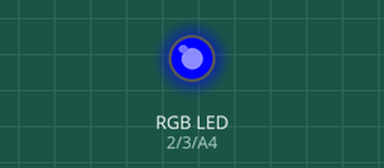
The sketch below on a simulated Arduino Uno, built with avr-gcc and run on an emulated ATmega328P. Shown: an RGB LED mixed from three pins (HIGH = lit).

Above: at 0.1 s.
Timing chart, 0 to 1.6 s (numbered marks = the images above):
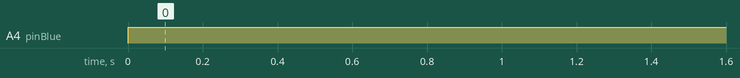

The sketch:

rgb-led3.ino
```cpp
//
int pinRed = 2;
int pinGreen = 3;
int pinBlue = A4;

//
int redVal;
int greenVal;
int blueVal;

// the setup function runs once when you press reset or power the board
void setup() {
  //
  pinMode(pinBlue, OUTPUT);
  pinMode(pinGreen, OUTPUT);
  pinMode(pinRed, OUTPUT);
}

/*
void setColor(int redValue, int greenValue, int blueValue) {
  digitalWrite(pinRed, redValue);
  analogWrite(pinGreen, greenValue);
  analogWrite(pinBlue, blueValue);
}*/

// the loop function runs over and over again forever
void loop() {

  //#define delayTime 5 //

analogWrite(A4, 255);
  /*
  for (int i=0; i<255; i++){
    analogWrite(pinBlue, i);
    delay(10);

    }

    /*
    for (int i=255; i>0; i--){
    analogWrite(pinRed, i);
    delay(1000);

    }
    */

    /*for (int i=0;i<255;i+=1){
    greenVal -= 1;
    blueVal += 1;
    analogWrite(pinGreen, greenVal);
    analogWrite(pinBlue, blueVal);
    delay(delayTime);

    }

    redVal = 0;
    greenVal = 0;
    blueVal = 255;

    for (int i=0;i<255;i+=1){
    blueVal -= 1;
    redVal += 1;
    analogWrite(pinBlue, blueVal);
    analogWrite(pinRed, redVal);
    delay(delayTime);

    }*/

  //digitalWrite(pinRed, HIGH);
  //digitalWrite(pinBlue, HIGH);
  //digitalWrite(pinGreen, HIGH);
  //delay(1000);
  /*delay(1000);
  setColor(0, 255, 0); // Green Color
  delay(1000);
  setColor(0, 0, 255); // Blue Color
  delay(1000);
  setColor(255, 255, 255); // White Color
  delay(1000);
  setColor(170, 0, 255); // Purple Color
  delay(1000);*/
}
```

Measured:
- by itself, A4 (pinBlue): LOW → HIGH at 0.00 s
